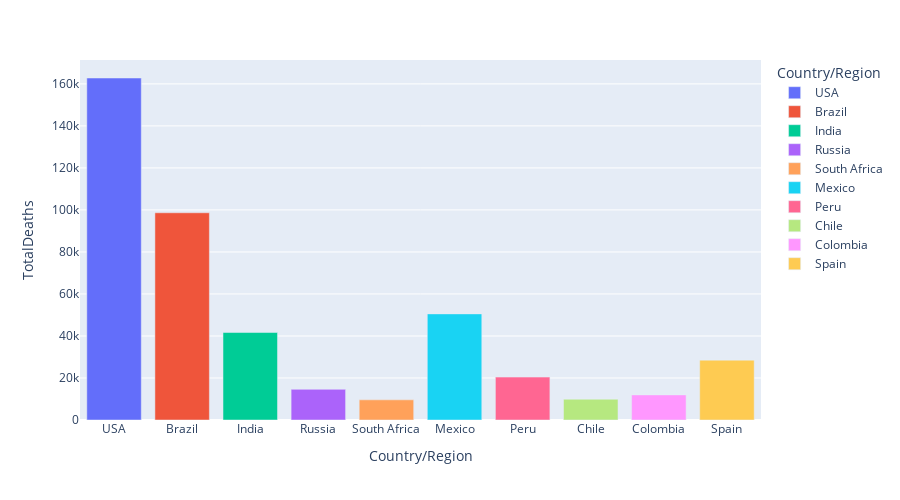

The notebook cell saved with this chart:
### Code cell
px.bar(df1.head(10), x='Country/Region', y='TotalDeaths', 
       color='Country/Region', height=500, hover_data=['Country/Region','Continent'])

### Figure 1 — Plotly figure (JSON) as saved in the notebook; plotly's stock layout.template omitted (floating-point values rounded to 4 significant figures)
{"data": [{"alignmentgroup": "True", "customdata": [["North America"]], "hovertemplate": "Country/Region=%{x}<br>TotalDeaths=%{y}<br>Continent=%{customdata[0]}<extra></extra>", "legendgroup": "USA", "marker": {"color": "#636efa", "pattern": {"shape": ""}}, "name": "USA", "offsetgroup": "USA", "orientation": "v", "showlegend": true, "textposition": "auto", "type": "bar", "x": ["USA"], "xaxis": "x", "y": [162804], "yaxis": "y"}, {"alignmentgroup": "True", "customdata": [["South America"]], "hovertemplate": "Country/Region=%{x}<br>TotalDeaths=%{y}<br>Continent=%{customdata[0]}<extra></extra>", "legendgroup": "Brazil", "marker": {"color": "#EF553B", "pattern": {"shape": ""}}, "name": "Brazil", "offsetgroup": "Brazil", "orientation": "v", "showlegend": true, "textposition": "auto", "type": "bar", "x": ["Brazil"], "xaxis": "x", "y": [98644], "yaxis": "y"}, {"alignmentgroup": "True", "customdata": [["Asia"]], "hovertemplate": "Country/Region=%{x}<br>TotalDeaths=%{y}<br>Continent=%{customdata[0]}<extra></extra>", "legendgroup": "India", "marker": {"color": "#00cc96", "pattern": {"shape": ""}}, "name": "India", "offsetgroup": "India", "orientation": "v", "showlegend": true, "textposition": "auto", "type": "bar", "x": ["India"], "xaxis": "x", "y": [41638], "yaxis": "y"}, {"alignmentgroup": "True", "customdata": [["Europe"]], "hovertemplate": "Country/Region=%{x}<br>TotalDeaths=%{y}<br>Continent=%{customdata[0]}<extra></extra>", "legendgroup": "Russia", "marker": {"color": "#ab63fa", "pattern": {"shape": ""}}, "name": "Russia", "offsetgroup": "Russia", "orientation": "v", "showlegend": true, "textposition": "auto", "type": "bar", "x": ["Russia"], "xaxis": "x", "y": [14606], "yaxis": "y"}, {"alignmentgroup": "True", "customdata": [["Africa"]], "hovertemplate": "Country/Region=%{x}<br>TotalDeaths=%{y}<br>Continent=%{customdata[0]}<extra></extra>", "legendgroup": "South Africa", "marker": {"color": "#FFA15A", "pattern": {"shape": ""}}, "name": "South Africa", "offsetgroup": "South Africa", "orientation": "v", "showlegend": true, "textposition": "auto", "type": "bar", "x": ["South Africa"], "xaxis": "x", "y": [9604], "yaxis": "y"}, {"alignmentgroup": "True", "customdata": [["North America"]], "hovertemplate": "Country/Region=%{x}<br>TotalDeaths=%{y}<br>Continent=%{customdata[0]}<extra></extra>", "legendgroup": "Mexico", "marker": {"color": "#19d3f3", "pattern": {"shape": ""}}, "name": "Mexico", "offsetgroup": "Mexico", "orientation": "v", "showlegend": true, "textposition": "auto", "type": "bar", "x": ["Mexico"], "xaxis": "x", "y": [50517], "yaxis": "y"}, {"alignmentgroup": "True", "customdata": [["South America"]], "hovertemplate": "Country/Region=%{x}<br>TotalDeaths=%{y}<br>Continent=%{customdata[0]}<extra></extra>", "legendgroup": "Peru", "marker": {"color": "#FF6692", "pattern": {"shape": ""}}, "name": "Peru", "offsetgroup": "Peru", "orientation": "v", "showlegend": true, "textposition": "auto", "type": "bar", "x": ["Peru"], "xaxis": "x", "y": [20424], "yaxis": "y"}, {"alignmentgroup": "True", "customdata": [["South America"]], "hovertemplate": "Country/Region=%{x}<br>TotalDeaths=%{y}<br>Continent=%{customdata[0]}<extra></extra>", "legendgroup": "Chile", "marker": {"color": "#B6E880", "pattern": {"shape": ""}}, "name": "Chile", "offsetgroup": "Chile", "orientation": "v", "showlegend": true, "textposition": "auto", "type": "bar", "x": ["Chile"], "xaxis": "x", "y": [9889], "yaxis": "y"}, {"alignmentgroup": "True", "customdata": [["South America"]], "hovertemplate": "Country/Region=%{x}<br>TotalDeaths=%{y}<br>Continent=%{customdata[0]}<extra></extra>", "legendgroup": "Colombia", "marker": {"color": "#FF97FF", "pattern": {"shape": ""}}, "name": "Colombia", "offsetgroup": "Colombia", "orientation": "v", "showlegend": true, "textposition": "auto", "type": "bar", "x": ["Colombia"], "xaxis": "x", "y": [11939], "yaxis": "y"}, {"alignmentgroup": "True", "customdata": [["Europe"]], "hovertemplate": "Country/Region=%{x}<br>TotalDeaths=%{y}<br>Continent=%{customdata[0]}<extra></extra>", "legendgroup": "Spain", "marker": {"color": "#FECB52", "pattern": {"shape": ""}}, "name": "Spain", "offsetgroup": "Spain", "orientation": "v", "showlegend": true, "textposition": "auto", "type": "bar", "x": ["Spain"], "xaxis": "x", "y": [28500], "yaxis": "y"}], "layout": {"barmode": "relative", "height": 500, "legend": {"title": {"text": "Country/Region"}, "tracegroupgap": 0}, "margin": {"t": 60}, "xaxis": {"anchor": "y", "categoryarray": ["USA", "Brazil", "India", "Russia", "South Africa", "Mexico", "Peru", "Chile", "Colombia", "Spain"], "categoryorder": "array", "domain": [0, 1], "title": {"text": "Country/Region"}}, "yaxis": {"anchor": "x", "domain": [0, 1], "title": {"text": "TotalDeaths"}}}}
